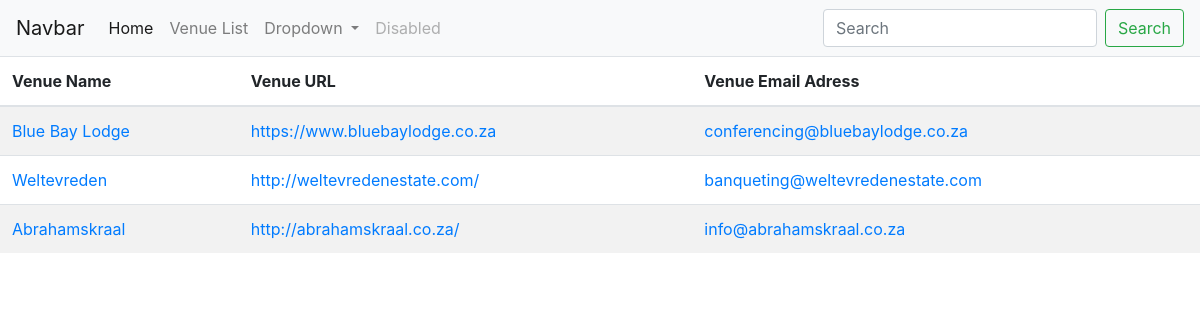
Page /venues/venue_list on the committed database.
### venues/models.py (models this page shows)
class Venues(models.Model):
	name = models.CharField(max_length=200)
	added = models.DateTimeField('date published')
	url = models.URLField( max_length=128, db_index=True, unique= True,  blank=False)
	email = models.EmailField(max_length=70,blank=True, unique= True)
	price = models.IntegerField(blank = True, null = True)
	tables = models.BooleanField(default=False)
	cutlery = models.BooleanField(default=False)
	crockery = models.BooleanField(default=False)
	accomodation = models.BooleanField(default=False)
	profile_image = models.ImageField(upload_to=get_image_path, default = "media/default.jpg", blank=True, null=True)
	def __str__(self):
		return "{}".format(self.name)

### venues/views.py (the view)
def view_venues(request):
	data = Venues.objects.all()
	print(data)
	return render(request, 'venues/list.html', {'data' : data})

### venues/templates/venues/list.html
{% extends "navbar.html" %}
{% block content %}
<table  class="table table-striped">
	<thead>
	<tr>
    <th>Venue Name</th>
    <th>Venue URL</th>
    <th>Venue Email Adress</th>
  	</tr>
  	</thead>
{% for i in data %}
	<tr>
	<td>
	<a href="http://127.0.0.1:8000/venues/venue_info?venue={{ i.name }}" target="_self">{{ i.name}}</a>
	</td>
	<td>
	<a href="{{ i.url }}" target="_blank">{{ i.url }}</a>
    </td>
    <td>
    <a href="mailto:{{ i.email }}">{{ i.email }}</a>
    </td>
	</tr>
{% endfor %}
</table>
{% endblock %}

### rows in the picture
Venues: name "Blue Bay Lodge", url "https://www.bluebaylodge.co.za", email "conferencing@bluebaylodge.co.za"
Venues: name "Weltevreden", url "http://weltevredenestate.com/", email "banqueting@weltevredenestate.com"
Venues: name "Abrahamskraal", url "http://abrahamskraal.co.za/", email "info@abrahamskraal.co.za"
